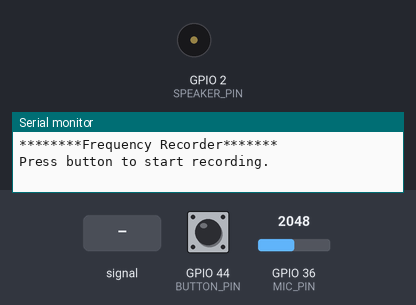
The sketch below on a simulated ESP32. On the bench: buzzer (waves = sounding), the last lines printed to the serial monitor. The test bench sets the inputs (shaded band); at power-on: GPIO 44 (BUTTON_PIN) HIGH, GPIO 36 (MIC_PIN) = 2048 (analog values on the 0–4095 scale).

Above: at 1.2 s.
1.3 s: GPIO 44 (BUTTON_PIN) pulled LOW for 0.15 s
3.1 s: GPIO 36 (MIC_PIN) fed a 200 Hz sine of ±327 counts around its level
At 6.72 s:
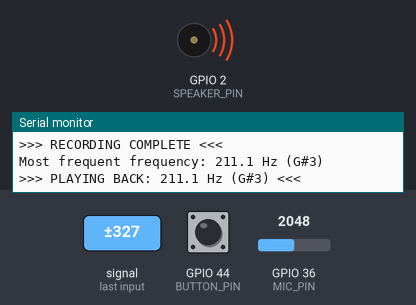
Timing chart, 0 to 13.1 s (numbered marks = the images above; inputs shaded):
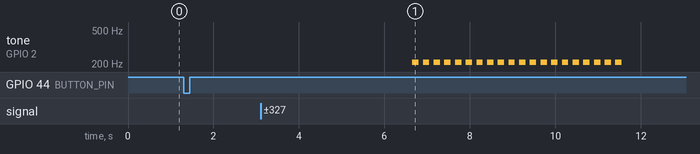

Measured:
- after the input at 3.1 s, tone on GPIO 2 (SPEAKER_PIN): alternates 211 Hz for 0.15 s and silent for 0.10 s, 40 changes in all, then stays silent, starting after 3.6 s

The sketch:

frequency_sensor.ino
```cpp
#include "arduinoFFT.h"

// Pin definitions
#define MIC_PIN A0
#define SPEAKER_PIN D1
#define BUTTON_PIN D7

// FFT Configuration
#define SAMPLES 1024                // Samples per FFT analysis
#define SAMPLING_FREQUENCY 4000
#define MAGNITUDE_THRESHOLD 1000    // Minimal signal strength to be recorded

// Recording settings
#define RECORDING_DURATION 5000
#define SAMPLE_INTERVAL 200         // Actual ~256 bc FFT
#define MAX_RECORDINGS 25           // 5 samples per second for 5 seconds

ArduinoFFT<double> FFT = ArduinoFFT<double>();

unsigned int sampling_period_us;
double vReal[SAMPLES];
double vImag[SAMPLES];

// Store recorded frequencies
double recordedFrequencies[MAX_RECORDINGS];
int recordingCount = 0;

// Music note names
const char* noteNames[] = {"C", "C#", "D", "D#", "E", "F", "F#", "G", "G#", "A", "A#", "B"};

void setup() {
    Serial.begin(115200);

    // Setup pins
    pinMode(BUTTON_PIN, INPUT_PULLUP);
    pinMode(SPEAKER_PIN, OUTPUT);

    // Setup ADC
    analogReadResolution(12);
    analogSetAttenuation(ADC_6db);

    sampling_period_us = round(1000000 * (1.0 / SAMPLING_FREQUENCY));

    Serial.println("********Frequency Recorder*******");
    Serial.println("Press button to start recording.");
}

void loop() {
    // Wait for button press
    if (digitalRead(BUTTON_PIN) == LOW) {
        delay(50); // Debounce
        if (digitalRead(BUTTON_PIN) == LOW) {
            startRecording();
        }
        // Wait for button release
        while(digitalRead(BUTTON_PIN) == LOW) {
            delay(10);
        }
    }
}

void startRecording() {
    Serial.println("\n>>> RECORDING STARTED <<<");
    recordingCount = 0;

    unsigned long startTime = millis();
    unsigned long lastSample = 0;

    // Record for 5 seconds, sampling every 200ms
    while (millis() - startTime < RECORDING_DURATION) {
        if (millis() - lastSample >= SAMPLE_INTERVAL) {
            lastSample = millis();

            double detectedFreq = detectFrequency();

            if (detectedFreq > 0) {
                recordedFrequencies[recordingCount] = detectedFreq;
                recordingCount++;
                Serial.println("Sample " + String(recordingCount) + ": " + String(detectedFreq, 1) + " Hz");
            } else {
                Serial.println("Sample " + String(recordingCount + 1) + ": [too weak]");
            }
        }
    }

    Serial.println(">>> RECORDING COMPLETE <<<\n");

    // Process and playback
    if (recordingCount > 0) {
        // Plays only the note that plays the most frequently.
        double mostFrequentNote = findMode(recordedFrequencies, recordingCount);
        String noteName = frequencyToNote(mostFrequentNote);

        Serial.println("Most frequent frequency: " + String(mostFrequentNote, 1) + " Hz (" + noteName + ")");

        playFrequency(mostFrequentNote);
    } else {
        Serial.println("No valid frequencies detected!");
    }

    Serial.println("\n===================================");
    Serial.println("Ready for next recording...");
    Serial.println("===================================\n");
}

double detectFrequency() {
    // Sample audio - collects 1024 readings every 250 ms
    for(int i = 0; i < SAMPLES; i++) {
        unsigned long start = micros();
        vReal[i] = analogRead(MIC_PIN);
        vImag[i] = 0; // Used for FFT math
        while(micros() - start < sampling_period_us);
    }

    // Remove DC offset
    double mean = 0;
    for(int i = 0; i < SAMPLES; i++) {
        mean += vReal[i];
    }
    mean /= SAMPLES;

    for(int i = 0; i < SAMPLES; i++) {
        vReal[i] -= mean;
    }

    // Run FFT - idk how the math works, I just followed examples and docs.
    FFT.windowing(vReal, SAMPLES, FFT_WIN_TYP_HAMMING, FFT_FORWARD);
    FFT.compute(vReal, vImag, SAMPLES, FFT_FORWARD);
    FFT.complexToMagnitude(vReal, vImag, SAMPLES);

    // Find dominant frequency
    double maxMag = 0;
    int maxIndex = 0;

    for(int i = 2; i < SAMPLES/2; i++) {
        if(vReal[i] > maxMag) {
            maxMag = vReal[i];
            maxIndex = i;
        }
    }

    // Only return frequency if signal is strong enough
    // Used AI to help improve accuracy of readings
    if(maxMag > MAGNITUDE_THRESHOLD) {
        // Parabolic interpolation for better accuracy
        double y1 = vReal[maxIndex - 1];
        double y2 = vReal[maxIndex];
        double y3 = vReal[maxIndex + 1];

        double delta = 0.5 * (y3 - y1) / (2 * y2 - y1 - y3);
        double interpolatedIndex = maxIndex + delta;

        return (interpolatedIndex * SAMPLING_FREQUENCY) / SAMPLES;
    }

    return 0; // Signal too weak
}

// AI-generated mode function
double findMode(double frequencies[], int count) {
    if (count == 0) return 0;
    if (count == 1) return frequencies[0];

    // Group frequencies (+/- 5Hz tolerance)
    const int TOLERANCE = 5;
    double bins[MAX_RECORDINGS];
    int binCounts[MAX_RECORDINGS];
    int binCount = 0;

    // Create frequency bins
    for (int i = 0; i < count; i++) {
        bool foundBin = false;

        // Check if frequency fits in existing bin
        for (int j = 0; j < binCount; j++) {
            if (abs(frequencies[i] - bins[j]) <= TOLERANCE) {
                bins[j] = (bins[j] * binCounts[j] + frequencies[i]) / (binCounts[j] + 1);
                binCounts[j]++;
                foundBin = true;
                break;
            }
        }

        // Create new bin if needed
        if (!foundBin) {
            bins[binCount] = frequencies[i];
            binCounts[binCount] = 1;
            binCount++;
        }
    }

    // Find bin with highest count
    int maxCount = 0;
    int maxBinIndex = 0;

    for (int i = 0; i < binCount; i++) {
        if (binCounts[i] > maxCount) {
            maxCount = binCounts[i];
            maxBinIndex = i;
        }
    }

    return bins[maxBinIndex];
}

String frequencyToNote(double frequency) {
    if(frequency < 20) {
        return "---";
    }

    // A4 = 440 Hz is our reference (MIDI note 69)
    // Formula: n = 12 * log2(f / 440) + 69
    double noteNum = 12 * log(frequency / 440.0) / log(2) + 69;
    int nearestNote = round(noteNum);

    if(nearestNote < 0 || nearestNote > 127) {
        return "Out of Range";
    }

    // Get note name and octave
    int octave = (nearestNote / 12) - 1;
    int noteIndex = nearestNote % 12;

    String result = String(noteNames[noteIndex]) + String(octave);

    return result;
}

void playFrequency(double frequency) {
    String noteName = frequencyToNote(frequency);

    Serial.println("\n>>> PLAYING BACK: " + String(frequency, 1) + " Hz (" + noteName + ") <<<");

    // Pulse tone for 5 seconds
    unsigned long startTime = millis();

    while (millis() - startTime < 5000) {
        tone(SPEAKER_PIN, (int)frequency);
        delay(150);
        noTone(SPEAKER_PIN);
        delay(100);
    }

    noTone(SPEAKER_PIN);
    Serial.println(">>> PLAYBACK COMPLETE <<<");
}
```
